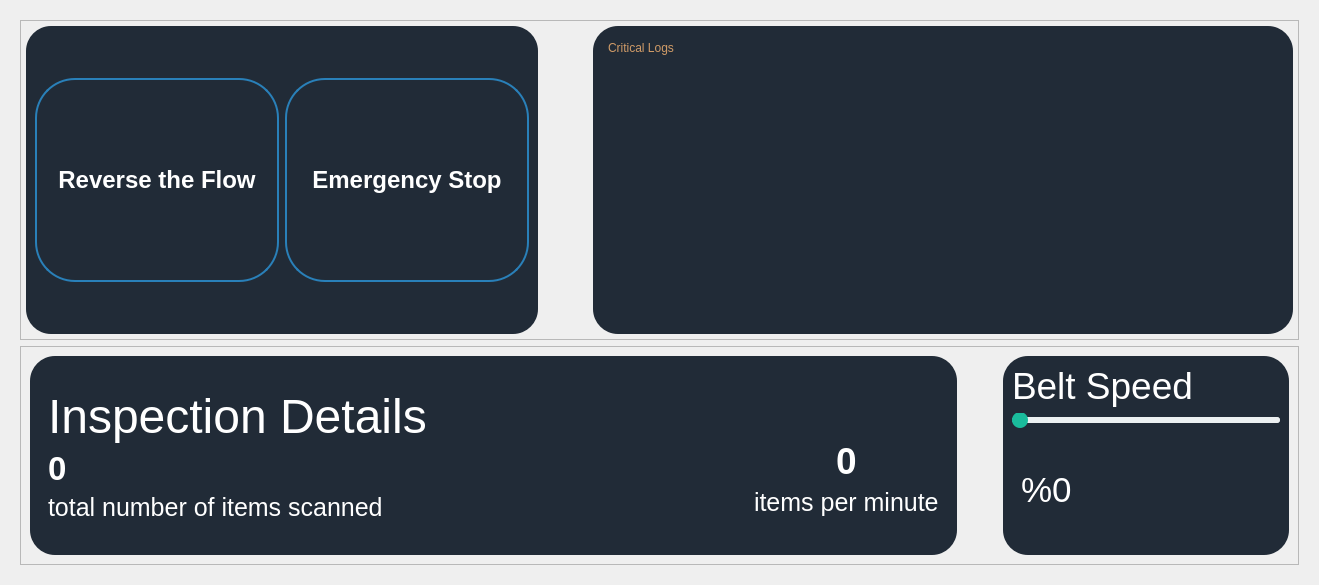
            <widget class="QWidget" name="Dashboard">
             <property name="sizePolicy">
              <sizepolicy hsizetype="MinimumExpanding" vsizetype="MinimumExpanding">
               <horstretch>0</horstretch>
               <verstretch>0</verstretch>
              </sizepolicy>
             </property>
             <layout class="QVBoxLayout" name="verticalLayout_5">
              <item>
               <widget class="QWidget" name="DashboardContent" native="true">
                <property name="sizePolicy">
                 <sizepolicy hsizetype="Expanding" vsizetype="Expanding">
                  <horstretch>0</horstretch>
                  <verstretch>0</verstretch>
                 </sizepolicy>
                </property>
                <layout class="QVBoxLayout" name="verticalLayout_3">
                 <item>
                  <widget class="QFrame" name="frame_5">
                   <property name="sizePolicy">
                    <sizepolicy hsizetype="Preferred" vsizetype="MinimumExpanding">
                     <horstretch>0</horstretch>
                     <verstretch>0</verstretch>
                    </sizepolicy>
                   </property>
                   <property name="minimumSize">
                    <size>
                     <width>0</width>
                     <height>320</height>
                    </size>
                   </property>
                   <property name="frameShape">
                    <enum>QFrame::Shape::StyledPanel</enum>
                   </property>
                   <property name="frameShadow">
                    <enum>QFrame::Shadow::Raised</enum>
                   </property>
                   <layout class="QHBoxLayout" name="horizontalLayout_18">
                    <property name="spacing">
                     <number>15</number>
                    </property>
                    <property name="sizeConstraint">
                     <enum>QLayout::SizeConstraint::SetDefaultConstraint</enum>
                    </property>
                    <property name="leftMargin">
                     <number>5</number>
                    </property>
                    <property name="topMargin">
                     <number>5</number>
                    </property>
                    <property name="rightMargin">
                     <number>5</number>
                    </property>
                    <property name="bottomMargin">
                     <number>5</number>
                    </property>
                    <item>
                     <widget class="QWidget" name="horizontalWidget_4" native="true">
                      <property name="styleSheet">
                       <string notr="true">background-color: rgb(33, 43, 55);
border-radius: 25px; </string>
                      </property>
                      <layout class="QHBoxLayout" name="horizontalLayout_19">
                       <item>
                        <widget class="QPushButton" name="ReverseButton">
                         <property name="sizePolicy">
                          <sizepolicy hsizetype="Fixed" vsizetype="Fixed">
                           <horstretch>0</horstretch>
                           <verstretch>0</verstretch>
                          </sizepolicy>
                         </property>
                         <property name="font">
                          <font>
                           <pointsize>18</pointsize>
                           <bold>true</bold>
                          </font>
                         </property>
                         <property name="styleSheet">
                          <string notr="true">QPushButton {
    background-color: #212b37;
    color: white;
    border: 2px solid #2980b9;
    border-radius: 40px;       /* half of 50x50 */
    width: 240px;
    height: 200px;
    font-weight: bold;
}

QPushButton:hover {
    background-color: #5dade2; /* lighter blue on hover */
    border: 2px solid #2471a3;
}

QPushButton:pressed {
    background-color: #1f618d; /* darker blue on click */
    border: 2px solid #1a5276;
}
</string>
                         </property>
                         <property name="text">
                          <string>Reverse the Flow</string>
                         </property>
                         <property name="icon">
                          <iconset>
                           <normalon>:/styles/img/ReverseTheFlow.png</normalon>
                          </iconset>
                         </property>
                         <property name="iconSize">
                          <size>
                           <width>36</width>
                           <height>36</height>
                          </size>
                         </property>
                        </widget>
                       </item>
                       <item>
                        <widget class="QPushButton" name="EmergencyStopButton">
                         <property name="sizePolicy">
                          <sizepolicy hsizetype="Fixed" vsizetype="Fixed">
                           <horstretch>0</horstretch>
                           <verstretch>0</verstretch>
                          </sizepolicy>
                         </property>
                         <property name="font">
                          <font>
                           <pointsize>18</pointsize>
                           <bold>true</bold>
                          </font>
                         </property>
                         <property name="styleSheet">
                          <string notr="true">QPushButton {
    background-color: #212b37;
    color: white;
    border: 2px solid #2980b9;
    border-radius: 40px;       /* half of 50x50 */
    width: 240px;
    height: 200px;
    font-weight: bold;
}

QPushButton:hover {
    background-color: #5dade2; /* lighter blue on hover */
    border: 2px solid #2471a3;
}

QPushButton:pressed {
    background-color: #1f618d; /* darker blue on click */
    border: 2px solid #1a5276;
}
</string>
                         </property>
                         <property name="text">
                          <string>Emergency Stop</string>
                         </property>
                         <property name="icon">
                          <iconset resource="resource.qrc">
                           <normaloff>:/styles/img/Stop.png</normaloff>:/styles/img/Stop.png</iconset>
                         </property>
                         <property name="iconSize">
                          <size>
                           <width>36</width>
                           <height>36</height>
                          </size>
                         </property>
                        </widget>
                       </item>
                      </layout>
                     </widget>
                    </item>
                    <item>
                     <spacer name="horizontalSpacer_6">
                      <property name="orientation">
                       <enum>Qt::Orientation::Horizontal</enum>
                      </property>
                      <property name="sizeType">
                       <enum>QSizePolicy::Policy::Fixed</enum>
                      </property>
                      <property name="sizeHint" stdset="0">
                       <size>
                        <width>40</width>
                        <height>20</height>
                       </size>
                      </property>
                     </spacer>
                    </item>
                    <item>
                     <widget class="QWidget" name="verticalWidget_3" native="true">
                      <property name="sizePolicy">
                       <sizepolicy hsizetype="Fixed" vsizetype="MinimumExpanding">
                        <horstretch>0</horstretch>
                        <verstretch>0</verstretch>
                       </sizepolicy>
                      </property>
                      <property name="minimumSize">
                       <size>
                        <width>700</width>
                        <height>0</height>
                       </size>
                      </property>
                      <property name="styleSheet">
                       <string notr="true">background-color: rgb(33, 43, 55);
border-radius: 25px; </string>
                      </property>
                      <layout class="QVBoxLayout" name="verticalLayout_14">
                       <property name="leftMargin">
                        <number>15</number>
                       </property>
                       <property name="topMargin">
                        <number>15</number>
                       </property>
                       <property name="rightMargin">
                        <number>15</number>
                       </property>
                       <property name="bottomMargin">
                        <number>15</number>
                       </property>
                       <item>
                        <widget class="QLabel" name="label_17">
                         <property name="styleSheet">
                          <string notr="true">color: rgb(208, 155, 103);
font: 16pt &quot;Segoe UI&quot;;</string>
                         </property>
                         <property name="text">
                          <string>Critical Logs</string>
                         </property>
                        </widget>
                       </item>
                       <item>
                        <widget class="QListWidget" name="LogList">
                         <property name="sizePolicy">
                          <sizepolicy hsizetype="Expanding" vsizetype="Expanding">
                           <horstretch>0</horstretch>
                           <verstretch>0</verstretch>
                          </sizepolicy>
                         </property>
                         <property name="minimumSize">
                          <size>
                           <width>0</width>
                           <height>0</height>
                          </size>
                         </property>
                         <property name="wordWrap">
                          <bool>true</bool>
                         </property>
                        </widget>
                       </item>
                      </layout>
                     </widget>
                    </item>
                   </layout>
                  </widget>
                 </item>
                 <item>
                  <widget class="QFrame" name="frame_6">
                   <property name="sizePolicy">
                    <sizepolicy hsizetype="Preferred" vsizetype="Preferred">
                     <horstretch>0</horstretch>
                     <verstretch>0</verstretch>
                    </sizepolicy>
                   </property>
                   <property name="frameShape">
                    <enum>QFrame::Shape::StyledPanel</enum>
                   </property>
                   <property name="frameShadow">
                    <enum>QFrame::Shadow::Raised</enum>
                   </property>
                   <layout class="QHBoxLayout" name="horizontalLayout_20">
                    <item>
                     <widget class="QWidget" name="horizontalWidget22_3" native="true">
                      <property name="sizePolicy">
                       <sizepolicy hsizetype="Expanding" vsizetype="Preferred">
                        <horstretch>0</horstretch>
                        <verstretch>0</verstretch>
                       </sizepolicy>
                      </property>
                      <property name="maximumSize">
                       <size>
                        <width>16777215</width>
                        <height>16777215</height>
                       </size>
                      </property>
                      <property name="styleSheet">
                       <string notr="true">background-color: rgb(33, 43, 55);
border-radius: 25px; </string>
                      </property>
                      <layout class="QHBoxLayout" name="horizontalLayout_21">
                       <item alignment="Qt::AlignmentFlag::AlignLeft|Qt::AlignmentFlag::AlignVCenter">
                        <widget class="QWidget" name="widget_3" native="true">
                         <layout class="QVBoxLayout" name="verticalLayout_15">
                          <item>
                           <widget class="QLabel" name="label_18">
                            <property name="font">
                             <font>
                              <pointsize>36</pointsize>
                              <fontweight>ExtraBold</fontweight>
                             </font>
                            </property>
                            <property name="styleSheet">
                             <string notr="true">color: rgb(255, 255, 255);</string>
                            </property>
                            <property name="text">
                             <string>Inspection Details</string>
                            </property>
                            <property name="margin">
                             <number>5</number>
                            </property>
                           </widget>
                          </item>
                          <item>
                           <widget class="QLabel" name="label_19">
                            <property name="font">
                             <font>
                              <pointsize>25</pointsize>
                              <bold>true</bold>
                             </font>
                            </property>
                            <property name="styleSheet">
                             <string notr="true">color: rgb(255, 255, 255);</string>
                            </property>
                            <property name="text">
                             <string>0</string>
                            </property>
                           </widget>
                          </item>
                          <item>
                           <widget class="QLabel" name="label_20">
                            <property name="font">
                             <font>
                              <pointsize>19</pointsize>
                             </font>
                            </property>
                            <property name="styleSheet">
                             <string notr="true">color: rgb(255, 255, 255);</string>
                            </property>
                            <property name="text">
                             <string>total number of items scanned</string>
                            </property>
                           </widget>
                          </item>
                         </layout>
                        </widget>
                       </item>
                       <item alignment="Qt::AlignmentFlag::AlignRight|Qt::AlignmentFlag::AlignVCenter">
                        <widget class="QWidget" name="Widget02_3" native="true">
                         <layout class="QVBoxLayout" name="verticalLayout_16">
                          <item alignment="Qt::AlignmentFlag::AlignHCenter">
                           <widget class="QPushButton" name="pushButton_5">
                            <property name="layoutDirection">
                             <enum>Qt::LayoutDirection::LeftToRight</enum>
                            </property>
                            <property name="styleSheet">
                             <string notr="true">QPushButton {
    background-repeat: no-repeat;
    background-position: left center;
    text-align: left;
    height: 40px;
}
</string>
                            </property>
                            <property name="text">
                             <string/>
                            </property>
                            <property name="icon">
                             <iconset>
                              <normalon>:/styles/img/IncreaseArrow.png</normalon>
                             </iconset>
                            </property>
                            <property name="iconSize">
                             <size>
                              <width>64</width>
                              <height>64</height>
                             </size>
                            </property>
                           </widget>
                          </item>
                          <item alignment="Qt::AlignmentFlag::AlignHCenter">
                           <widget class="QLabel" name="ItemsPerMinute">
                            <property name="font">
                             <font>
                              <pointsize>28</pointsize>
                              <bold>true</bold>
                             </font>
                            </property>
                            <property name="styleSheet">
                             <string notr="true">color: rgb(255, 255, 255);</string>
                            </property>
                            <property name="text">
                             <string>0</string>
                            </property>
                           </widget>
                          </item>
                          <item alignment="Qt::AlignmentFlag::AlignHCenter">
                           <widget class="QLabel" name="label_22">
                            <property name="font">
                             <font>
                              <pointsize>19</pointsize>
                             </font>
                            </property>
                            <property name="styleSheet">
                             <string notr="true">color: rgb(255, 255, 255);</string>
                            </property>
                            <property name="text">
                             <string>items per minute</string>
                            </property>
                           </widget>
                          </item>
                         </layout>
                        </widget>
                       </item>
                      </layout>
                     </widget>
                    </item>
                    <item>
                     <spacer name="horizontalSpacer_7">
                      <property name="orientation">
                       <enum>Qt::Orientation::Horizontal</enum>
                      </property>
                      <property name="sizeType">
                       <enum>QSizePolicy::Policy::Fixed</enum>
                      </property>
                      <property name="sizeHint" stdset="0">
                       <size>
                        <width>40</width>
                        <height>20</height>
                       </size>
                      </property>
                     </spacer>
                    </item>
                    <item alignment="Qt::AlignmentFlag::AlignVCenter">
                     <widget class="QWidget" name="horizontalWidget33_3" native="true">
                      <property name="sizePolicy">
                       <sizepolicy hsizetype="Expanding" vsizetype="Ignored">
                        <horstretch>0</horstretch>
                        <verstretch>0</verstretch>
                       </sizepolicy>
                      </property>
                      <property name="minimumSize">
                       <size>
                        <width>0</width>
                        <height>199</height>
                       </size>
                      </property>
                      <property name="maximumSize">
                       <size>
                        <width>286</width>
                        <height>16777215</height>
                       </size>
                      </property>
                      <property name="styleSheet">
                       <string notr="true">background-color: rgb(33, 43, 55);
border-radius: 25px; </string>
                      </property>
                      <layout class="QVBoxLayout" name="verticalLayout_17">
                       <item>
                        <widget class="QLabel" name="label_23">
                         <property name="font">
                          <font>
                           <pointsize>28</pointsize>
                           <fontweight>ExtraBold</fontweight>
                          </font>
                         </property>
                         <property name="styleSheet">
                          <string notr="true">color: rgb(255, 255, 255);</string>
                         </property>
                         <property name="text">
                          <string>Belt Speed</string>
                         </property>
                         <property name="margin">
                          <number>5</number>
                         </property>
                        </widget>
                       </item>
                       <item>
                        <widget class="QSlider" name="SpeedAdjuster">
                         <property name="styleSheet">
                          <string notr="true">QSlider::groove:horizontal {
    height: 6px;
    background: #bdc3c7;
    border-radius: 3px;
}

QSlider::handle:horizontal {
    background: #1abc9c;
    border: none;
    width: 16px;
    height: 16px;
    margin: -5px 0;
    border-radius: 8px;
}

QSlider::sub-page:horizontal {
    background: #3498db;
    border-radius: 3px;
}

QSlider::add-page:horizontal {
    background: #ecf0f1;
    border-radius: 3px;
}
</string>
                         </property>
                         <property name="pageStep">
                          <number>10</number>
                         </property>
                         <property name="orientation">
                          <enum>Qt::Orientation::Horizontal</enum>
                         </property>
                        </widget>
                       </item>
                       <item>
                        <widget class="QWidget" name="horizontalWidget2_3" native="true">
                         <property name="sizePolicy">
                          <sizepolicy hsizetype="Expanding" vsizetype="Expanding">
                           <horstretch>0</horstretch>
                           <verstretch>0</verstretch>
                          </sizepolicy>
                         </property>
                         <layout class="QHBoxLayout" name="horizontalLayout_22">
                          <item>
                           <widget class="QLabel" name="SpeedPercent">
                            <property name="sizePolicy">
                             <sizepolicy hsizetype="Preferred" vsizetype="Expanding">
                              <horstretch>0</horstretch>
                              <verstretch>0</verstretch>
                             </sizepolicy>
                            </property>
                            <property name="font">
                             <font>
                              <pointsize>26</pointsize>
                              <fontweight>ExtraBold</fontweight>
                             </font>
                            </property>
                            <property name="styleSheet">
                             <string notr="true">color: rgb(255, 255, 255);</string>
                            </property>
                            <property name="text">
                             <string>%0</string>
                            </property>
                            <property name="margin">
                             <number>5</number>
                            </property>
                           </widget>
                          </item>
                          <item>
                           <widget class="QPushButton" name="pushButton_6">
                            <property name="sizePolicy">
                             <sizepolicy hsizetype="Minimum" vsizetype="Expanding">
                              <horstretch>0</horstretch>
                              <verstretch>0</verstretch>
                             </sizepolicy>
                            </property>
                            <property name="layoutDirection">
                             <enum>Qt::LayoutDirection::LeftToRight</enum>
                            </property>
                            <property name="styleSheet">
                             <string notr="true">QPushButton {
    background-repeat: no-repeat;
    background-position: left center;
    text-align: left;
    height: 40px;
}
</string>
                            </property>
                            <property name="text">
                             <string/>
                            </property>
                            <property name="icon">
                             <iconset>
                              <normalon>:/styles/img/Ellipse.png</normalon>
                             </iconset>
                            </property>
                            <property name="iconSize">
                             <size>
                              <width>96</width>
                              <height>96</height>
                             </size>
                            </property>
                           </widget>
                          </item>
                         </layout>
                        </widget>
                       </item>
                      </layout>
                     </widget>
                    </item>
                   </layout>
                  </widget>
                 </item>
                </layout>
               </widget>
              </item>
             </layout>
            </widget>
